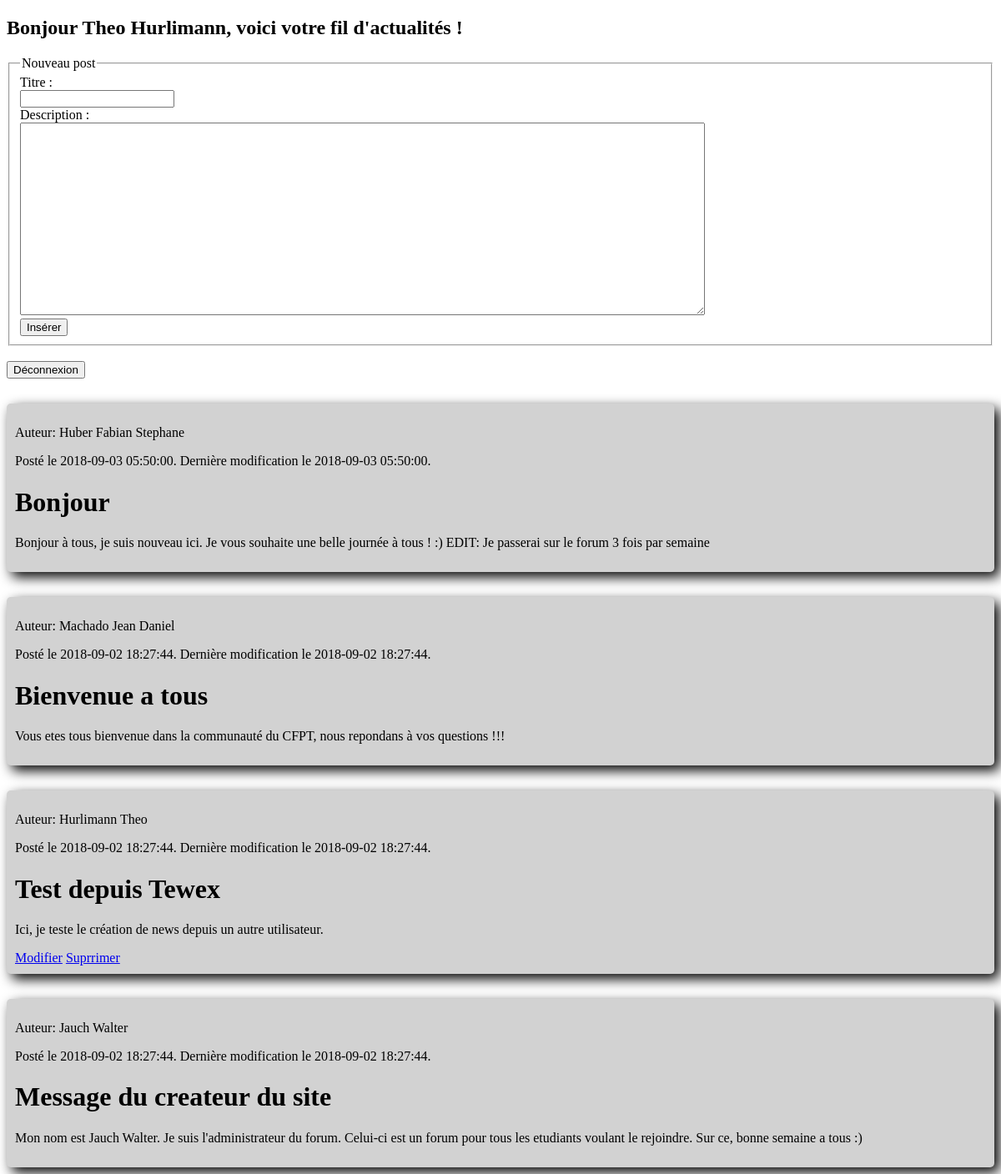
The app's page /main.php (signed in) with its own data.
### tables this page shows
CREATE TABLE `users` (
  `idUser` int(11) NOT NULL,
  `name` varchar(50) NOT NULL,
  `surname` varchar(50) NOT NULL,
  `login` varchar(30) NOT NULL,
  `pwd` varchar(40) NOT NULL
);

CREATE TABLE `news` (
  `idNews` int(11) NOT NULL,
  `title` varchar(50) NOT NULL,
  `description` varchar(200) NOT NULL,
  `creationDate` timestamp NOT NULL DEFAULT CURRENT_TIMESTAMP,
  `lastEditDate` timestamp NOT NULL DEFAULT CURRENT_TIMESTAMP,
  `idUser` int(11) NOT NULL
);

### public/functions.php (called while the page is built, shortened)
<?php
function connectDb()
{
    $server = '127.0.0.1';
    $pseudo = 'root';
    $pwd = 'root';
    $dbname = 'EE_revision_forum';
    static $db = null;
    if ($db === null)
    {
        $pdo_options[PDO::ATTR_ERRMODE] = PDO::ERRMODE_EXCEPTION;
        $db = new PDO("mysql:host=$server;dbname=$dbname", $pseudo, $pwd, $pdo_options);
        $db->exec('SET CHARACTER SET utf8');
    }
    return $db;
}
function getUserByLogin($login){
  $db = connectDb();
  $sql = "SELECT idUser, surname, name FROM users " .
          "WHERE login = :login";
  $request = $db->prepare($sql);
  if ($request->execute(array(
              'login' => $login))) {
      $result = $request->fetch();
      return $result;
  } else {
      return false;
  }
}
function getUserById($idUser){
  $db = connectDb();
  $sql = "SELECT idUser, surname, name FROM users " .
          "WHERE idUser = :idUser";
  $request = $db->prepare($sql);
  if ($request->execute(array(
              'idUser' => $idUser))) {
      $result = $request->fetch();
      return $result;
  } else {
      return false;
  }
}
function getPosts(){
  $db = connectDb();
  $sql = "SELECT idNews, title, description, creationDate, lastEditDate, idUser FROM news "
          . "ORDER BY idNews desc";
  $request = $db->prepare($sql);
  if ($request->execute()) {
      $result = $request->fetchAll(PDO::FETCH_ASSOC);
      return $result;
  } else {
      return "Erreur : une erreur s'est produite lors du chargement de votre page.";
  }
}

### public/main.php (the view, shortened to what this page needs)
<?php
require_once("functions.php");
$title = "";
$description = "";
$allPosts = getPosts();
$userArray = getUserByLogin($_SESSION['username']);
 ?>
<!DOCTYPE html>
<html lang="en" dir="ltr">
  <head>
    <link rel="stylesheet" href="../resources/style.css">
  </head>
  <body>
    <h2>Bonjour <?php echo $userArray['surname'] . " " . $userArray['name']; ?>, voici votre fil d'actualités !</h2>
    <form class="" action="#" method="post">
      <fieldset>
        <legend>Nouveau post</legend>
        <label>Titre : <br><input type="text" name="title" value="<?php echo $title ?>"></label><br>
        <label>Description : <br><textarea rows="15" cols="100" name="description" ><?php echo $description ?></textarea></label><br>
        <input type="submit" name="btnOK" value="Insérer">
      </fieldset> <br>
      <input type="submit" name="btnDisconnect" value="Déconnexion">
    </form>
    <?php
      foreach ($allPosts as $singlePost) {
        $postAutor = getUserById($singlePost["idUser"]);
    ?>
    <div class="post">
      <p>Auteur: <?php echo $postAutor["name"] . " " . $postAutor["surname"]; ?></p>
      <p>Posté le <?php echo $singlePost["creationDate"]; ?>. Dernière modification le <?php echo $singlePost["lastEditDate"]; ?>.</p>
      <h1><?php echo $singlePost["title"] ?></h1>
      <p><?php echo $singlePost["description"]; ?></p>
      <?php if ($singlePost["idUser"] == $userArray["idUser"]) { ?>
      <a href="updateNews.php?idNews=<?php echo $singlePost["idNews"]; ?>">Modifier</a>
      <a href="deleteNews.php?idNews=<?php echo $singlePost["idNews"]; ?>">Suprrimer</a>
      <?php } ?>
    </div>
    <?php } ?>
  </body>
</html>

### resources/style.css (style rules this page uses)
.post { margin-top: 30px; text-align: justify; background-color: #D2D2D2; padding: 10px; box-shadow: 6px 6px 15px black; border-radius: 5px; }

### records on screen
users: surname "Theo", name "Hurlimann"
news: idUser.name "Huber", idUser.surname "Fabian Stephane", creationDate "2018-09-03 05:50:00", lastEditDate "2018-09-03 05:50:00", title "Bonjour", description "Bonjour à tous, je suis nouveau ici. Je vous souhaite une belle journée à tous ! :) EDIT: Je passerai sur le forum 3 fois par semaine"
news: idUser.name "Machado", idUser.surname "Jean Daniel", creationDate "2018-09-02 18:27:44", lastEditDate "2018-09-02 18:27:44", title "Bienvenue a tous", description "Vous etes tous bienvenue dans la communauté du CFPT, nous repondans à vos questions !!!"
news: idUser.name "Hurlimann", idUser.surname "Theo", creationDate "2018-09-02 18:27:44", lastEditDate "2018-09-02 18:27:44", title "Test depuis Tewex", description "Ici, je teste le création de news depuis un autre utilisateur."
news: idUser.name "Jauch", idUser.surname "Walter", creationDate "2018-09-02 18:27:44", lastEditDate "2018-09-02 18:27:44", title "Message du createur du site", description "Mon nom est Jauch Walter. Je suis l'administrateur du forum. Celui-ci est un forum pour tous les etudiants voulant le rejoindre. Sur ce, bonne semaine a tous :)"
